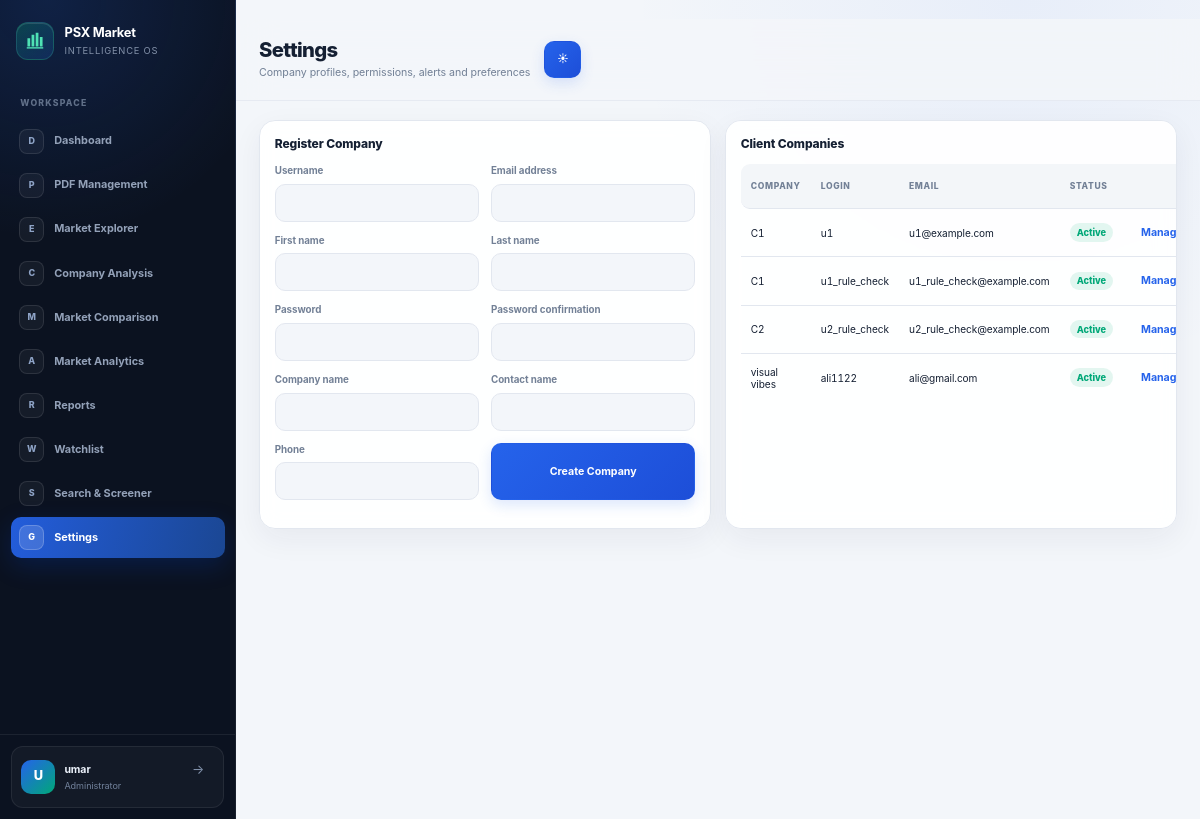
Screenshot of /pages/settings/ (signed in) with the database file from the repository.
### pdfs/models.py (models this page shows, shortened)
class ClientCompany(models.Model):
    user = models.OneToOneField(
        settings.AUTH_USER_MODEL,
        on_delete=models.CASCADE,
        related_name="client_company",
    )
    company_name = models.CharField(max_length=255)
    contact_name = models.CharField(max_length=255, blank=True)
    phone = models.CharField(max_length=50, blank=True)
    created_at = models.DateTimeField(auto_now_add=True)
    updated_at = models.DateTimeField(auto_now=True)
    class Meta:
        ordering = ["company_name"]
        indexes = [models.Index(fields=["company_name"])]

### pdfs/views.py (the view, shortened to what this page needs)
# urls.py: re_path(r'^media/(?P<path>.*)$', serve, {'document_root': settings.MEDIA_ROOT}),
@ratelimit(key="user", rate="30/h", method="POST", block=True)
@module_permission_required("settings_profile")
def settings(request):
    create_form = ClientCompanyCreateForm()
    client_company = get_client_company(request.user)
    company_settings = None
    alert_settings = []
    if request.user.is_staff or request.user.is_superuser:
        companies = ClientCompany.objects.select_related("user").all()
    return render(request, "pages/settings.html", {
        "companies": companies,
        "create_form": create_form,
        "client_company": client_company,
        "company_settings": company_settings,
        "alert_settings": alert_settings,
    })

### pdfs/forms.py (shortened to what this page needs)
class ClientCompanyCreateForm(UserCreationForm):
    company_name = forms.CharField(max_length=255)
    contact_name = forms.CharField(max_length=255, required=False)
    phone = forms.CharField(max_length=50, required=False)
    class Meta(UserCreationForm.Meta):
        model = User
        fields = ("username", "email", "first_name", "last_name")

### pdfs/authz.py (called while the page is built, shortened)
def get_client_company(user):
    if not getattr(user, "is_authenticated", False):
        return None
    try:
        return user.client_company
    except AttributeError:
        return None

def has_module_permission(user, module, action="view"):
    if not getattr(user, "is_authenticated", False) or not user.is_active:
        return False
    if user.is_superuser or user.is_staff:
        return True

def require_module_permission(request, module, action="view"):
    if not request.user.is_authenticated:
        return redirect_to_login(request.get_full_path())
    if not has_module_permission(request.user, module, action):
        raise PermissionDenied("You do not have permission to access this feature.")
    return None

def module_permission_required(module, action="view"):
    def decorator(view_func):
        @wraps(view_func)
        def wrapped(request, *args, **kwargs):
            denial = require_module_permission(request, module, action)
            if denial:
                return denial
            return view_func(request, *args, **kwargs)
        return wrapped
    return decorator

### pdfs/context_processors.py (called while the page is built)
def navigation_permissions(request):
    user = getattr(request, "user", None)
    allowed_modules = set()
    company = None
    if user and user.is_authenticated and user.is_active:
        if user.is_staff or user.is_superuser:
            allowed_modules = {code for code, _label in MODULE_CHOICES}
        else:
            company = get_client_company(user)
            if company:
                allowed_modules = set(
                    company.module_permissions.filter(can_view=True).values_list("module", flat=True)
                )
    return {"allowed_modules": allowed_modules, "current_client_company": company}

### templates/pages/settings.html (shortened to what this page needs)
﻿{% extends 'base.html' %}
{% block content %}
<header class="topbar"><button class="icon-button mobile-menu" data-mobile-menu>&#9776;</button><div><h1>Settings</h1><p>Company profiles, permissions, alerts and preferences</p></div><button class="icon-button" data-theme-toggle>&#9728;</button></header>
<main class="content">
{% if user.is_staff %}
  <section class="grid grid-2">
    <article class="card">
      <div class="card-header"><h2 class="card-title">Register Company</h2></div>
      <form method="post" class="form-grid">{% csrf_token %}<input type="hidden" name="action" value="create_company">
        {% for field in create_form %}<label>{{ field.label }}{{ field }}{% for error in field.errors %}<small class="danger-text">{{ error }}</small>{% endfor %}</label>{% endfor %}
        <button class="button" type="submit">Create Company</button>
      </form>
    </article>
    <article class="card table-card">
      <div class="card-header"><h2 class="card-title">Client Companies</h2></div>
      <table><thead><tr><th>Company</th><th>Login</th><th>Email</th><th>Status</th><th></th></tr></thead><tbody>
      {% for company in companies %}<tr><td>{{ company.company_name }}</td><td>{{ company.user.username }}</td><td>{{ company.user.email }}</td><td><span class="badge {% if company.user.is_active %}success{% else %}danger{% endif %}">{% if company.user.is_active %}Active{% else %}Inactive{% endif %}</span></td><td><a class="ghost-button" href="{% url 'client-company-detail' company.pk %}">Manage</a></td></tr>{% empty %}<tr><td colspan="5">No client companies registered.</td></tr>{% endfor %}
      </tbody></table>
    </article>
  </section>
{% endif %}
</main>
{% endblock %}

### templates/base.html (shortened to what this page needs)
{% load static %}
<!DOCTYPE html>
<html lang="en">
<head>
  <link rel="stylesheet" href="{% static 'css/styles.css' %}" />
</head>
<body>
  <div class="app-shell">
    {% if user.is_authenticated %}
    <aside class="sidebar">
      <div class="sidebar-header">
        <div class="sidebar-logo" aria-hidden="true"><svg viewBox="0 0 32 32" width="28" height="28" fill="currentColor"><path d="M5 24V12h4v12H5Zm6 0V7h4v17h-4Zm6 0V4h4v20h-4Zm6 0V10h4v14h-4Z"/><path d="M4 26h24" stroke="currentColor" stroke-width="2"/></svg></div>
        <div class="sidebar-brand"><strong>PSX Market</strong><span>Intelligence OS</span></div>
      </div>
      <nav class="nav-list" aria-label="Primary navigation">
        <span class="nav-kicker">Workspace</span>
        {% with current=request.resolver_match.url_name %}
        {% if 'dashboard' in allowed_modules %}<a class="nav-link{% if current == 'home' %} active{% endif %}" href="{% url 'home' %}"><span class="nav-mark">D</span><span>Dashboard</span></a>{% endif %}
        {% if 'pdf_management' in allowed_modules %}<a class="nav-link" href="{% url 'pdf-management' %}"><span class="nav-mark">P</span><span>PDF Management</span></a>{% endif %}
        {% if 'daily_market_explorer' in allowed_modules %}<a class="nav-link{% if current == 'daily-market-explorer' %} active{% endif %}" href="{% url 'daily-market-explorer' %}"><span class="nav-mark">E</span><span>Market Explorer</span></a>{% endif %}
        {% if 'company_analysis' in allowed_modules %}<a class="nav-link{% if current == 'company-analysis' %} active{% endif %}" href="{% url 'company-analysis' %}"><span class="nav-mark">C</span><span>Company Analysis</span></a>{% endif %}
        {% if 'market_comparison' in allowed_modules %}<a class="nav-link{% if current == 'market-comparison' %} active{% endif %}" href="{% url 'market-comparison' %}"><span class="nav-mark">M</span><span>Market Comparison</span></a>{% endif %}
        {% if 'market_analytics' in allowed_modules %}<a class="nav-link{% if current == 'market-analytics' %} active{% endif %}" href="{% url 'market-analytics' %}"><span class="nav-mark">A</span><span>Market Analytics</span></a>{% endif %}
        {% if 'reports' in allowed_modules %}<a class="nav-link{% if current == 'reports' %} active{% endif %}" href="{% url 'reports' %}"><span class="nav-mark">R</span><span>Reports</span></a>{% endif %}
        {% if 'watchlist' in allowed_modules %}<a class="nav-link{% if current == 'watchlist' %} active{% endif %}" href="{% url 'watchlist' %}"><span class="nav-mark">W</span><span>Watchlist</span></a>{% endif %}
        {% if 'search_screener' in allowed_modules %}<a class="nav-link{% if current == 'search-screener' %} active{% endif %}" href="{% url 'search-screener' %}"><span class="nav-mark">S</span><span>Search &amp; Screener</span></a>{% endif %}
        {% if 'settings_profile' in allowed_modules %}<a class="nav-link{% if current == 'settings' or current == 'client-company-detail' %} active{% endif %}" href="{% url 'settings' %}"><span class="nav-mark">G</span><span>Settings</span></a>{% endif %}
        {% endwith %}
      </nav>
      <div class="sidebar-footer">
        <div class="help-card">
          <span class="user-avatar">{{ user.username|slice:":1"|upper }}</span>
          <div class="user-copy"><strong>{{ current_client_company.company_name|default:user.get_full_name|default:user.username }}</strong><span>{% if user.is_staff %}Administrator{% else %}Company account{% endif %}</span></div>
          <form method="post" action="{% url 'logout' %}">{% csrf_token %}<button class="logout-button" type="submit" aria-label="Logout" title="Logout">&#8594;</button></form>
        </div>
      </div>
    </aside>
    {% endif %}
    <div class="main-area{% if not user.is_authenticated %} auth-main{% endif %}">
      {% block content %}{% endblock %}
    </div>
  </div>
</body>
</html>

### rows the page displays
ClientCompany: company_name "C1", user.username "u1", user.email "u1@example.com", shows "Active"
ClientCompany: company_name "C1", user.username "u1_rule_check", user.email "u1_rule_check@example.com", shows "Active"
ClientCompany: company_name "C2", user.username "u2_rule_check", user.email "u2_rule_check@example.com", shows "Active"
ClientCompany: company_name "visual vibes", user.username "ali1122", user.email "ali@gmail.com", shows "Active"

### other values shown
{{ user.username|slice:":1"|upper }} "U"
{{ field.label }} "Username" "Email address" "First name" "Last name" "Password" "Password confirmation" "Company name" "Contact name" "Phone"
